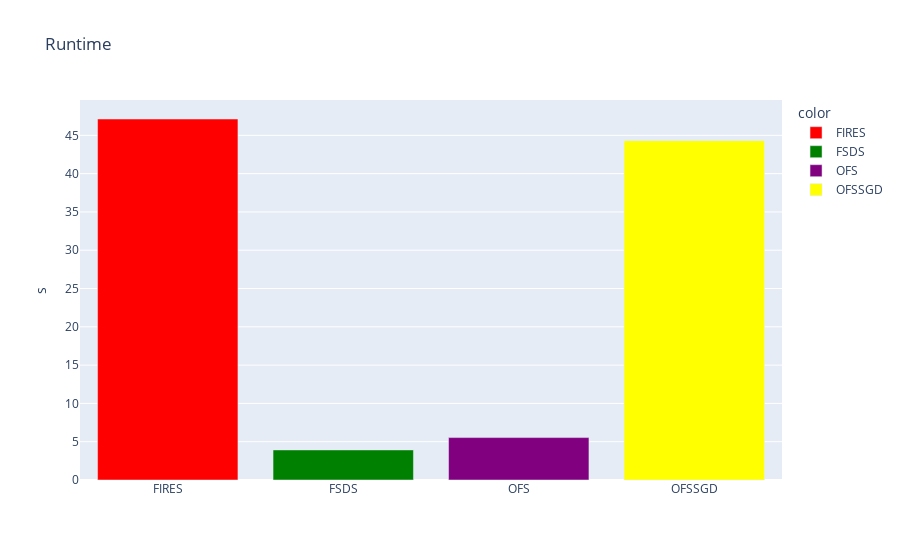

Here is the notebook cell this chart was saved with:
### Code cell
# run times
col_names = ["FIRES","FSDS", "OFS", "OFSSGD"]
values = [fires_cuda_run_time, fsds_run_time, ofs_run_time, ofssgd_run_time]
fig = px.bar(x=col_names, y=values, title="Runtime", labels={"y":"s", "x":""}, color=col_names, color_discrete_map={'FIRES': 'red', 
                                                   'FSDS': 'green', 'OFS': 'purple', "OFSSGD":"yellow"})

fig.show()

### Figure 1 — Plotly figure (JSON) as saved in the notebook; plotly's stock layout.template omitted (floating-point values rounded to 4 significant figures)
{"data": [{"alignmentgroup": "True", "hovertemplate": "color=FIRES<br>=%{x}<br>s=%{y}<extra></extra>", "legendgroup": "FIRES", "marker": {"color": "red"}, "name": "FIRES", "offsetgroup": "FIRES", "orientation": "v", "showlegend": true, "textposition": "auto", "type": "bar", "x": ["FIRES"], "xaxis": "x", "y": [47.13], "yaxis": "y"}, {"alignmentgroup": "True", "hovertemplate": "color=FSDS<br>=%{x}<br>s=%{y}<extra></extra>", "legendgroup": "FSDS", "marker": {"color": "green"}, "name": "FSDS", "offsetgroup": "FSDS", "orientation": "v", "showlegend": true, "textposition": "auto", "type": "bar", "x": ["FSDS"], "xaxis": "x", "y": [3.927], "yaxis": "y"}, {"alignmentgroup": "True", "hovertemplate": "color=OFS<br>=%{x}<br>s=%{y}<extra></extra>", "legendgroup": "OFS", "marker": {"color": "purple"}, "name": "OFS", "offsetgroup": "OFS", "orientation": "v", "showlegend": true, "textposition": "auto", "type": "bar", "x": ["OFS"], "xaxis": "x", "y": [5.538], "yaxis": "y"}, {"alignmentgroup": "True", "hovertemplate": "color=OFSSGD<br>=%{x}<br>s=%{y}<extra></extra>", "legendgroup": "OFSSGD", "marker": {"color": "yellow"}, "name": "OFSSGD", "offsetgroup": "OFSSGD", "orientation": "v", "showlegend": true, "textposition": "auto", "type": "bar", "x": ["OFSSGD"], "xaxis": "x", "y": [44.3], "yaxis": "y"}], "layout": {"barmode": "relative", "legend": {"title": {"text": "color"}, "tracegroupgap": 0}, "title": {"text": "Runtime"}, "xaxis": {"anchor": "y", "domain": [0, 1], "title": {"text": ""}}, "yaxis": {"anchor": "x", "domain": [0, 1], "title": {"text": "s"}}}}
